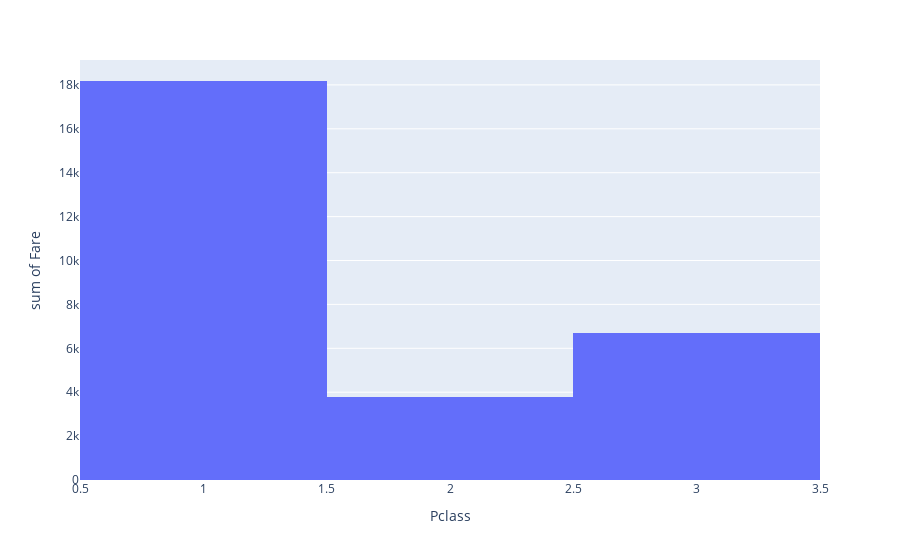

This figure's notebook cell:
### Code cell
fig = px.histogram(train_data, x='Pclass', y='Fare')
fig.show()

### Figure 1 — Plotly figure (JSON) as saved in the notebook; plotly's stock layout.template omitted (floating-point values rounded to 4 significant figures; data arrays with more than 128 entries replaced by an {"elided": "..."} marker saying what was removed)
{"data": [{"alignmentgroup": "True", "bingroup": "x", "histfunc": "sum", "hovertemplate": "Pclass=%{x}<br>sum of Fare=%{y}<extra></extra>", "legendgroup": "", "marker": {"color": "#636efa", "pattern": {"shape": ""}}, "name": "", "offsetgroup": "", "orientation": "v", "showlegend": false, "type": "histogram", "x": {"elided": "891 int values"}, "xaxis": "x", "y": {"elided": "891 float values"}, "yaxis": "y"}], "layout": {"barmode": "relative", "legend": {"tracegroupgap": 0}, "margin": {"t": 60}, "xaxis": {"anchor": "y", "domain": [0, 1], "title": {"text": "Pclass"}}, "yaxis": {"anchor": "x", "domain": [0, 1], "title": {"text": "sum of Fare"}}}}
